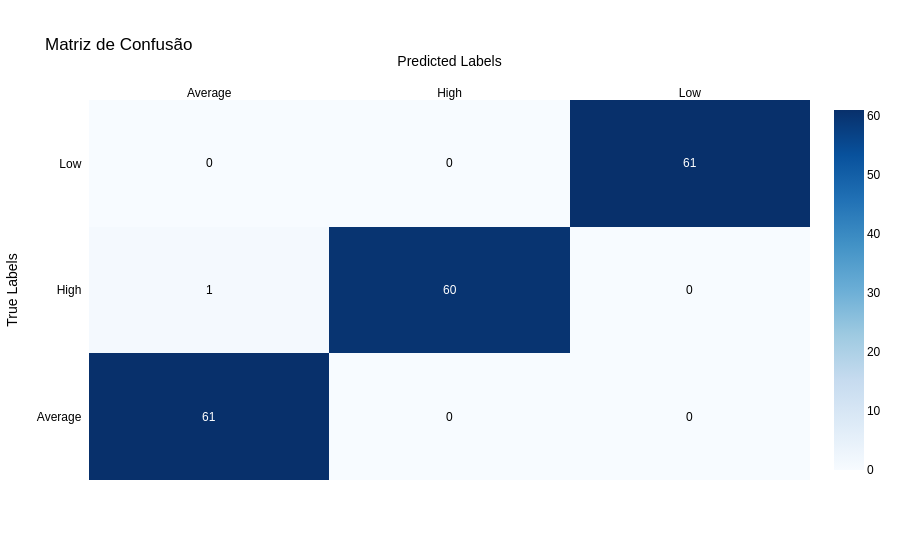

Here is the notebook cell this chart was saved with:
### Code cell
class_names = ['Average', 'High', 'Low']
fig = ff.create_annotated_heatmap(
    z=conf_matrix,
    x=class_names,
    y=class_names,
    colorscale='Blues',
    showscale=True
)
fig.update_layout(
    title='Matriz de Confusão',
    xaxis_title='Predicted Labels',
    yaxis_title='True Labels',
    font=dict(
        family='Arial',
        size=12,
        color='black'
    )
)
fig.show()

### Figure 1 — Plotly figure (JSON) as saved in the notebook; plotly's stock layout.template omitted (floating-point values rounded to 4 significant figures)
{"data": [{"colorscale": [[0, "rgb(247,251,255)"], [0.125, "rgb(222,235,247)"], [0.25, "rgb(198,219,239)"], [0.375, "rgb(158,202,225)"], [0.5, "rgb(107,174,214)"], [0.625, "rgb(66,146,198)"], [0.75, "rgb(33,113,181)"], [0.875, "rgb(8,81,156)"], [1, "rgb(8,48,107)"]], "reversescale": false, "showscale": true, "type": "heatmap", "x": ["Average", "High", "Low"], "y": ["Average", "High", "Low"], "z": [[61, 0, 0], [1, 60, 0], [0, 0, 61]]}], "layout": {"annotations": [{"font": {"color": "#FFFFFF"}, "showarrow": false, "text": "61", "x": "Average", "xref": "x", "y": "Average", "yref": "y"}, {"font": {"color": "#000000"}, "showarrow": false, "text": "0", "x": "High", "xref": "x", "y": "Average", "yref": "y"}, {"font": {"color": "#000000"}, "showarrow": false, "text": "0", "x": "Low", "xref": "x", "y": "Average", "yref": "y"}, {"font": {"color": "#000000"}, "showarrow": false, "text": "1", "x": "Average", "xref": "x", "y": "High", "yref": "y"}, {"font": {"color": "#FFFFFF"}, "showarrow": false, "text": "60", "x": "High", "xref": "x", "y": "High", "yref": "y"}, {"font": {"color": "#000000"}, "showarrow": false, "text": "0", "x": "Low", "xref": "x", "y": "High", "yref": "y"}, {"font": {"color": "#000000"}, "showarrow": false, "text": "0", "x": "Average", "xref": "x", "y": "Low", "yref": "y"}, {"font": {"color": "#000000"}, "showarrow": false, "text": "0", "x": "High", "xref": "x", "y": "Low", "yref": "y"}, {"font": {"color": "#FFFFFF"}, "showarrow": false, "text": "61", "x": "Low", "xref": "x", "y": "Low", "yref": "y"}], "font": {"color": "black", "family": "Arial", "size": 12}, "title": {"text": "Matriz de Confusão"}, "xaxis": {"dtick": 1, "gridcolor": "rgb(0, 0, 0)", "side": "top", "ticks": "", "title": {"text": "Predicted Labels"}}, "yaxis": {"dtick": 1, "ticks": "", "ticksuffix": "  ", "title": {"text": "True Labels"}}}}
